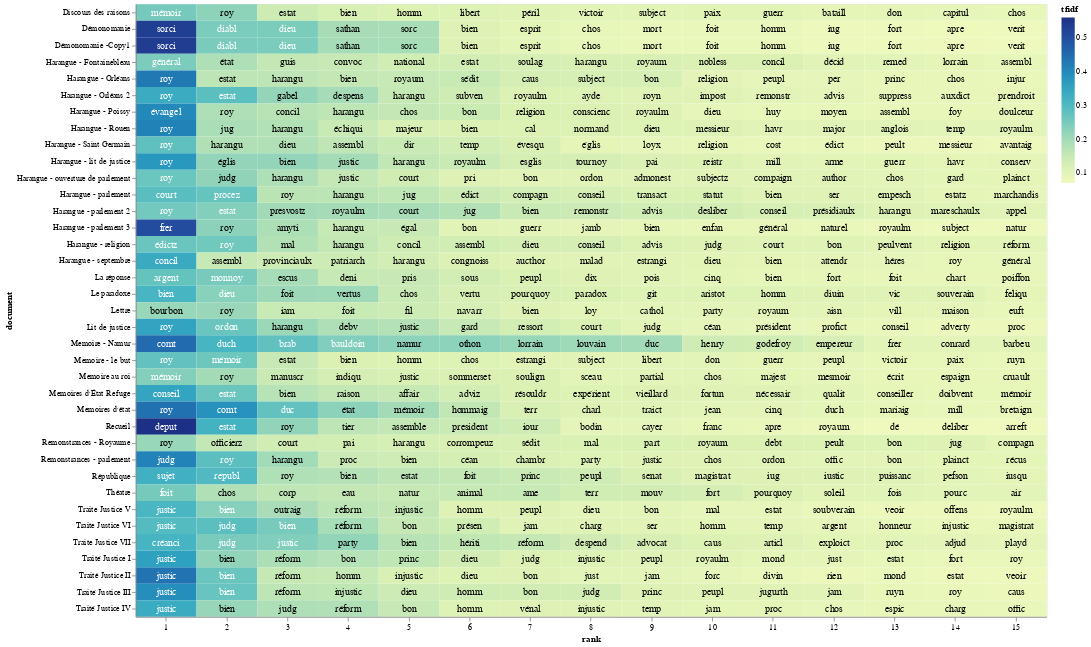

The notebook cell saved with this chart:
### Code cell
import altair as alt
import numpy as np
import pandas as pd
import os
from pathlib import Path

# Get the custom stopword list from the user
stop_words = get_stopwords()

# Function to select a .csv file
def select_csv_file():
    cwd = os.getcwd()
    csv_files = sorted([f for f in os.listdir(cwd) if f.endswith('.csv')])
    
    if not csv_files:
        print("No CSV files found in the current working directory.")
        return None

    print("Available CSV files:")
    for i, file in enumerate(csv_files):
        print(f"{i + 1}. {file}")

    choice = int(input("Select a CSV file number to read as top_tfidf: ")) - 1
    if choice < 0 or choice >= len(csv_files):
        print("Invalid choice.")
        return None

    return csv_files[choice]

# Prompt user to select a .csv file
csv_file = select_csv_file()
if csv_file:
    top_tfidf = pd.read_csv(csv_file)
    
    # Extract the stem of the selected CSV file
    csv_stem = Path(csv_file).stem

    # Prompt user to truncate groups with default value as 'no'
    truncate_groups = input("Do you want to truncate the plot by only including certain groups? (yes/no, default is no): ").strip().lower() or 'no'
    if truncate_groups == 'yes':
        available_groups = top_tfidf['document'].unique()
        print("Available groups (documents) with index numbers:")
        for i, group in enumerate(available_groups):
            print(f"{i + 1}. {group}")


        selected_groups = input("Enter the index numbers of the groups to include (e.g., 1,2,3 or 1-3): ").strip()
        selected_indexes = []
        
        # Split the input by commas to handle both individual values and ranges
        for part in selected_groups.split(','):
            if '-' in part:
                start_index, end_index = map(int, part.split('-'))
                selected_indexes.extend(range(start_index, end_index + 1))
            else:
                selected_indexes.append(int(part))
        
        # Convert selected indexes to groups
        selected_groups = [available_groups[i - 1] for i in selected_indexes]
        
        # Filter the DataFrame
        top_tfidf = top_tfidf[top_tfidf['document'].isin(selected_groups)]
   
    # Remove '_corrected' from the 'document' labels
    top_tfidf['document'] = top_tfidf['document'].str.replace('_corrected', '')
    top_tfidf['document'] = top_tfidf['document'].str.replace('Repair', '')
    top_tfidf['document'] = top_tfidf['document'].str.replace('_lemmatized', '')
    top_tfidf['document'] = top_tfidf['document'].str.replace('_stemmed', '')

    # Prompt user to limit the number of words displayed in each group
    limit_words = input("Do you want to limit the number of words displayed in each group? (yes/no) default is yes): ").strip().lower() or 'yes'
    if limit_words == 'yes':
        max_words = int(input("Enter the maximum number of words to display per group: ").strip())
        top_tfidf['rank'] = top_tfidf.groupby('document')['tfidf'].rank("first", ascending=False)
        top_tfidf = top_tfidf[top_tfidf['rank'] <= max_words]

    # Prompt user to enter a list of terms
    user_terms = input("Enter a list of words separated by commas for highlighting (e.g., war, peace): ")
    term_list = [term.strip() for term in user_terms.split(",")]

    # Prompt user for a filename to save the PNG file
    file_name = input("Enter a filename (without extension) to save the visualization: ")
    output_file = f"{file_name}.png"
    
    # Prompt user to specify the width of the chart
    chart_width_input = input("Enter the chart width (default is 600): ").strip()
    chart_width = int(chart_width_input) if chart_width_input.isdigit() else 600

    # Adding a little randomness to break ties in term ranking
    top_tfidf_plusRand = top_tfidf.copy()
    top_tfidf_plusRand['tfidf'] = top_tfidf_plusRand['tfidf'] + np.random.rand(top_tfidf.shape[0]) * 0.0001

    # Base chart for all visualizations, with rank calculation
    base = alt.Chart(top_tfidf_plusRand).encode(
        x=alt.X('rank:O', axis=alt.Axis(labelAngle=0)),  # Set labelAngle to horizontal (0 degrees)
        y='document:N'
    ).transform_window(
        rank="rank()",
        sort=[alt.SortField("tfidf", order="descending")],
        groupby=["document"]
    )

    # Heatmap specification
    heatmap = base.mark_rect().encode(
        color='tfidf:Q'
    )

    # Red circle over terms in the entered list
    circle = base.mark_circle(size=100).encode(
        color=alt.condition(
            alt.FieldOneOfPredicate(field='term', oneOf=term_list),
            alt.value('red'),
            alt.value('#FFFFFF00')
        )
    )

    # Text labels, white for darker heatmap colors
    text = base.mark_text(baseline='middle', fontSize=12).encode(
        text='term:N',
        color=alt.condition(alt.datum.tfidf >= 0.23, alt.value('white'), alt.value('black'))
    )

    # Combine the heatmap, circle, and text
    final_chart = alt.layer(heatmap, circle, text).properties(width=chart_width)

    # Display the chart in Jupyter Lab
    final_chart.display()

    # Save the chart as a PNG file using the base Altair package
    try:
        final_chart.save(output_file)
        print(f"Visualization saved as {output_file} in the current directory.")
    except Exception as e:
        print(f"Error saving visualization: {e}")
else:
    print("No valid CSV file selected.")

### Figure 1 — Vega-Lite specification as saved in the notebook (floating-point values rounded to 4 significant figures; data arrays with more than 128 entries replaced by an {"elided": "..."} marker saying what was removed)
{"config": {"view": {"continuousWidth": 300, "continuousHeight": 300}}, "layer": [{"mark": {"type": "rect"}, "encoding": {"color": {"field": "tfidf", "type": "quantitative"}, "x": {"axis": {"labelAngle": 0}, "field": "rank", "type": "ordinal"}, "y": {"field": "document", "type": "nominal"}}, "transform": [{"window": [{"op": "rank", "field": "", "as": "rank"}], "groupby": ["document"], "sort": [{"field": "tfidf", "order": "descending"}]}]}, {"mark": {"type": "circle", "size": 100}, "encoding": {"color": {"condition": {"test": {"field": "term", "oneOf": [""]}, "value": "red"}, "value": "#FFFFFF00"}, "x": {"axis": {"labelAngle": 0}, "field": "rank", "type": "ordinal"}, "y": {"field": "document", "type": "nominal"}}, "transform": [{"window": [{"op": "rank", "field": "", "as": "rank"}], "groupby": ["document"], "sort": [{"field": "tfidf", "order": "descending"}]}]}, {"mark": {"type": "text", "baseline": "middle", "fontSize": 12}, "encoding": {"color": {"condition": {"test": "(datum.tfidf >= 0.23)", "value": "white"}, "value": "black"}, "text": {"field": "term", "type": "nominal"}, "x": {"axis": {"labelAngle": 0}, "field": "rank", "type": "ordinal"}, "y": {"field": "document", "type": "nominal"}}, "transform": [{"window": [{"op": "rank", "field": "", "as": "rank"}], "groupby": ["document"], "sort": [{"field": "tfidf", "order": "descending"}]}]}], "data": {"name": "data-426678df88b9697b9e58190e1bfdd0ef"}, "width": 1100, "$schema": "https://vega.github.io/schema/vega-lite/v5.20.1.json", "datasets": {"data-426678df88b9697b9e58190e1bfdd0ef": {"elided": "555 records"}}}
